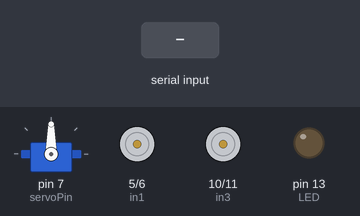
A sketch run on a simulated Arduino Uno, built with avr-gcc and run on an emulated ATmega328P. Shown: servo, motor-driver pin pairs drawn as motors (green arrow = first pin HIGH = forward, orange = second pin HIGH = backward, longer = more drive, scaled by the enable pin), output pins drawn as LEDs (lit = HIGH). Inputs (shaded band) come from the test bench.

Above: at 1.2 s.
1.3 s: "a" received over Serial
At 2.4 s:
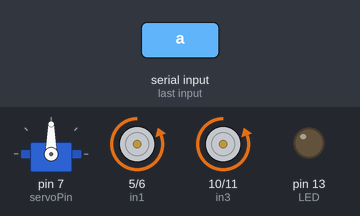
2.8 s: "c" received over Serial
At 3.5 s:
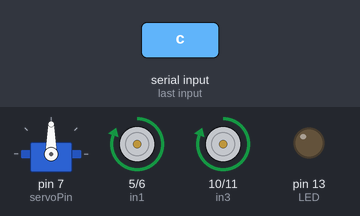
4.3 s: "d" received over Serial
At 4.7 s:
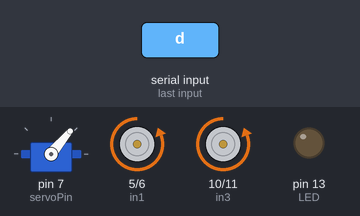
5.8 s: "b" received over Serial
At 7.0 s:
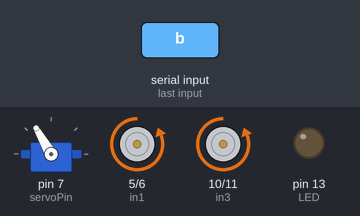
7.3 s: "e" received over Serial
At 8.2 s:
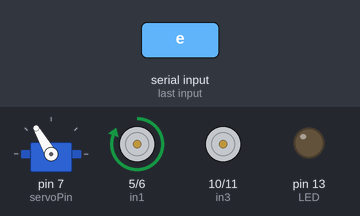
8.8 s: "I" received over Serial
At 9.3 s:
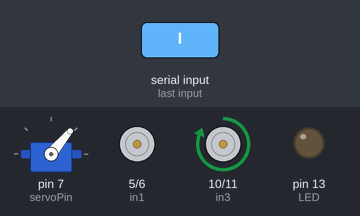
Timing chart, 0 to 11.3 s (numbered marks = the images above; inputs shaded):
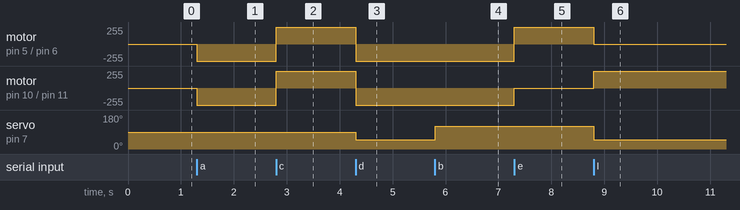

Measured:
- after the input at 1.3 s, motor on pin 5 (in1) / pin 6 (in2), motor on pin 10 (in3) / pin 11 (in4): stopped → backward 255/255 at once
- after the input at 2.8 s, motor on pin 5 (in1) / pin 6 (in2), motor on pin 10 (in3) / pin 11 (in4): backward 255/255 → forward 255/255 at once
- after the input at 4.3 s, motor on pin 5 (in1) / pin 6 (in2), motor on pin 10 (in3) / pin 11 (in4): forward 255/255 → backward 255/255 at once; servo on pin 7 (servoPin): 90° → 50° at once
- after the input at 5.8 s, servo on pin 7 (servoPin): 50° → 120° at once
- after the input at 7.3 s, motor on pin 5 (in1) / pin 6 (in2): backward 255/255 → forward 255/255 at once; motor on pin 10 (in3) / pin 11 (in4): backward 255/255 → stopped at once
- after the input at 8.8 s, motor on pin 5 (in1) / pin 6 (in2): forward 255/255 → stopped at once; motor on pin 10 (in3) / pin 11 (in4): stopped → forward 255/255 at once; servo on pin 7 (servoPin): 120° → 50° at once

The sketch:

rccar.ino
```cpp
#include <Servo.h>;
#define in1 5
#define in2 6
#define in3 10
#define in4 11
#define LED 13
#define enA 8
#define enB 9
#define servoPin 7

int command;  // store app command state
int buttonState = 0;
int lastButtonState = 0;

Servo servo;

void setup() {
  // put your setup code here, to run once:
  servo.attach(servoPin);

  pinMode(in1, OUTPUT);
  pinMode(in2, OUTPUT);
  pinMode(in3, OUTPUT);
  pinMode(in4, OUTPUT);
  pinMode(enA, OUTPUT);
  pinMode(enB, OUTPUT);
  pinMode(LED, OUTPUT);

  // center servo angle
  int centerServo = map(0, -60, 60, 0, 180);
  servo.write(centerServo);

  Serial.begin(9600); // bluetooth module baud rate
}

void forwards() {
  digitalWrite(in1, LOW);
  digitalWrite(in2, HIGH);
  analogWrite(enA, 255);
  digitalWrite(in3, LOW);
  digitalWrite(in4, HIGH);
  analogWrite(enB, 255);
}

void backwards() {
  digitalWrite(in1, HIGH);
  digitalWrite(in2, LOW);
  analogWrite(enA, 255);
  digitalWrite(in3, HIGH);
  digitalWrite(in4, LOW);
  analogWrite(enB, 255);
}

void donutsLeft() {
  digitalWrite(in1, HIGH);
  digitalWrite(in2, LOW);
  analogWrite(enA, 255);
}

void donutsRight() {
  digitalWrite(in3, HIGH);
  digitalWrite(in4, LOW);
  analogWrite(enB, 255);
}


void Stop() {
  analogWrite(in1, 0);
  analogWrite(in2, 0);
  analogWrite(in3, 0);
  analogWrite(in4, 0);
}

void loop() {
  // put your main code here, to run repeatedly:
  analogWrite(enA, 255);
  analogWrite(enB, 255);

  if(Serial.available() > 0) {
    command = Serial.read();
    Stop(); // initialize with motor stopped
    switch(command) {
      case 'a':   // forward
        forwards();
        servo.write(90);
        break;
      case 'c':   // backwards
        backwards();
        servo.write(90);
        break;
      case 'd':   // left
        forwards();
        servo.write(50);
        break;
      case 'b':   // right
        forwards();
        servo.write(120);
        break;
      case 'e':
        donutsLeft();
        servo.write(120);
        break;
      case 'I':
        donutsRight();
        servo.write(50);
        break;
      case 'H':
        forwards();
        break;
    }
  }
}
```
